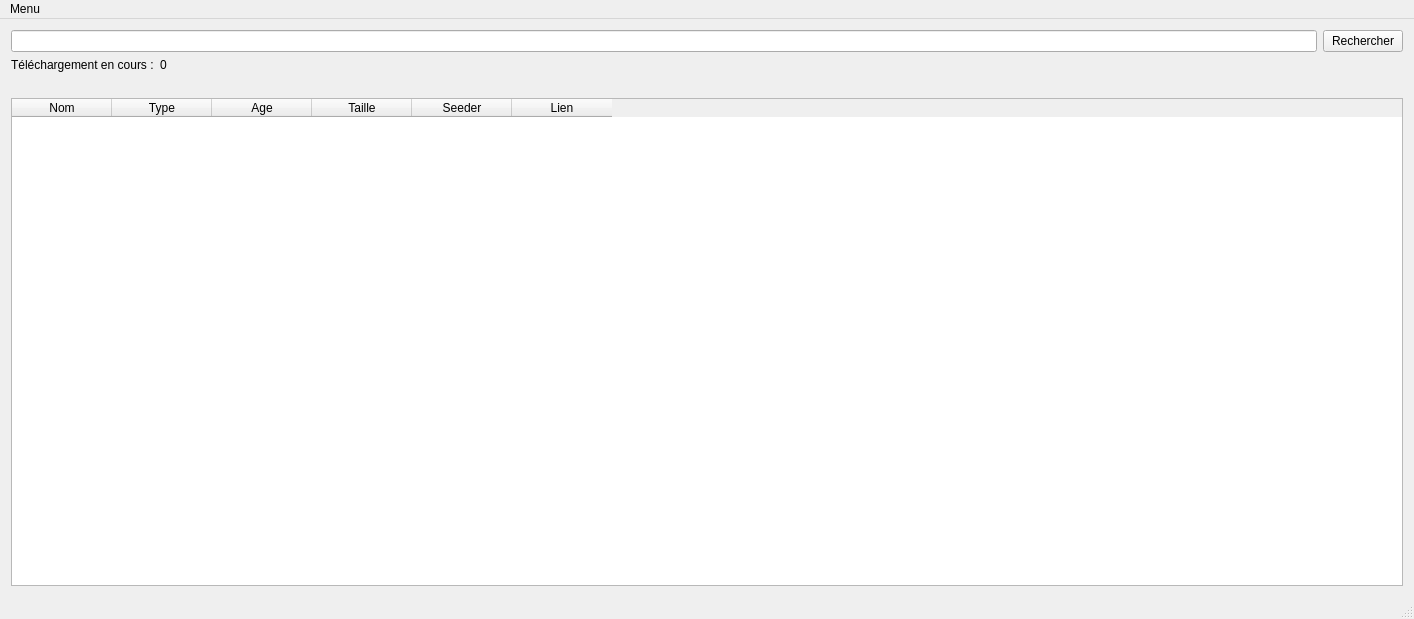
<?xml version="1.0" encoding="UTF-8"?>
<ui version="4.0">
 <class>MainWindow</class>
 <widget class="QMainWindow" name="MainWindow">
  <property name="geometry">
   <rect>
    <x>0</x>
    <y>0</y>
    <width>1414</width>
    <height>619</height>
   </rect>
  </property>
  <property name="windowTitle">
   <string>YggTorrent Downloader</string>
  </property>
  <widget class="QWidget" name="centralWidget">
   <layout class="QGridLayout" name="gridLayout">
    <item row="0" column="0">
     <layout class="QHBoxLayout" name="horizontalLayout">
      <item>
       <widget class="QLineEdit" name="eFind"/>
      </item>
      <item>
       <widget class="QPushButton" name="bFind">
        <property name="maximumSize">
         <size>
          <width>150</width>
          <height>16777215</height>
         </size>
        </property>
        <property name="text">
         <string>Rechercher</string>
        </property>
       </widget>
      </item>
     </layout>
    </item>
    <item row="1" column="0">
     <layout class="QFormLayout" name="formLayout">
      <item row="0" column="0">
       <widget class="QLabel" name="label">
        <property name="text">
         <string>Téléchargement en cours :</string>
        </property>
       </widget>
      </item>
      <item row="0" column="1">
       <widget class="QLabel" name="downCount">
        <property name="text">
         <string>0</string>
        </property>
       </widget>
      </item>
     </layout>
    </item>
    <item row="2" column="0">
     <widget class="QLabel" name="result">
      <property name="text">
       <string/>
      </property>
     </widget>
    </item>
    <item row="3" column="0">
     <widget class="QTableWidget" name="listTorrent">
      <property name="minimumSize">
       <size>
        <width>1000</width>
        <height>0</height>
       </size>
      </property>
      <column>
       <property name="text">
        <string>Nom</string>
       </property>
      </column>
      <column>
       <property name="text">
        <string>Type</string>
       </property>
      </column>
      <column>
       <property name="text">
        <string>Age</string>
       </property>
      </column>
      <column>
       <property name="text">
        <string>Taille</string>
       </property>
      </column>
      <column>
       <property name="text">
        <string>Seeder</string>
       </property>
      </column>
      <column>
       <property name="text">
        <string>Lien</string>
       </property>
      </column>
     </widget>
    </item>
   </layout>
  </widget>
  <widget class="QMenuBar" name="menuBar">
   <property name="geometry">
    <rect>
     <x>0</x>
     <y>0</y>
     <width>1414</width>
     <height>25</height>
    </rect>
   </property>
   <widget class="QMenu" name="menuMenu">
    <property name="title">
     <string>Menu</string>
    </property>
    <addaction name="separator"/>
    <addaction name="actionOptions"/>
    <addaction name="actionA_Propos"/>
    <addaction name="actionA_Propos_de_Qt"/>
    <addaction name="separator"/>
    <addaction name="actionQuitter"/>
   </widget>
   <addaction name="menuMenu"/>
  </widget>
  <widget class="QStatusBar" name="statusBar"/>
  <action name="actionOptions">
   <property name="text">
    <string>Options</string>
   </property>
  </action>
  <action name="actionQuitter">
   <property name="text">
    <string>Quitter</string>
   </property>
  </action>
  <action name="actionA_Propos">
   <property name="text">
    <string>A Propos</string>
   </property>
  </action>
  <action name="actionA_Propos_de_Qt">
   <property name="text">
    <string>A Propos de Qt</string>
   </property>
  </action>
 </widget>
 <layoutdefault spacing="6" margin="11"/>
 <resources/>
 <connections/>
</ui>
